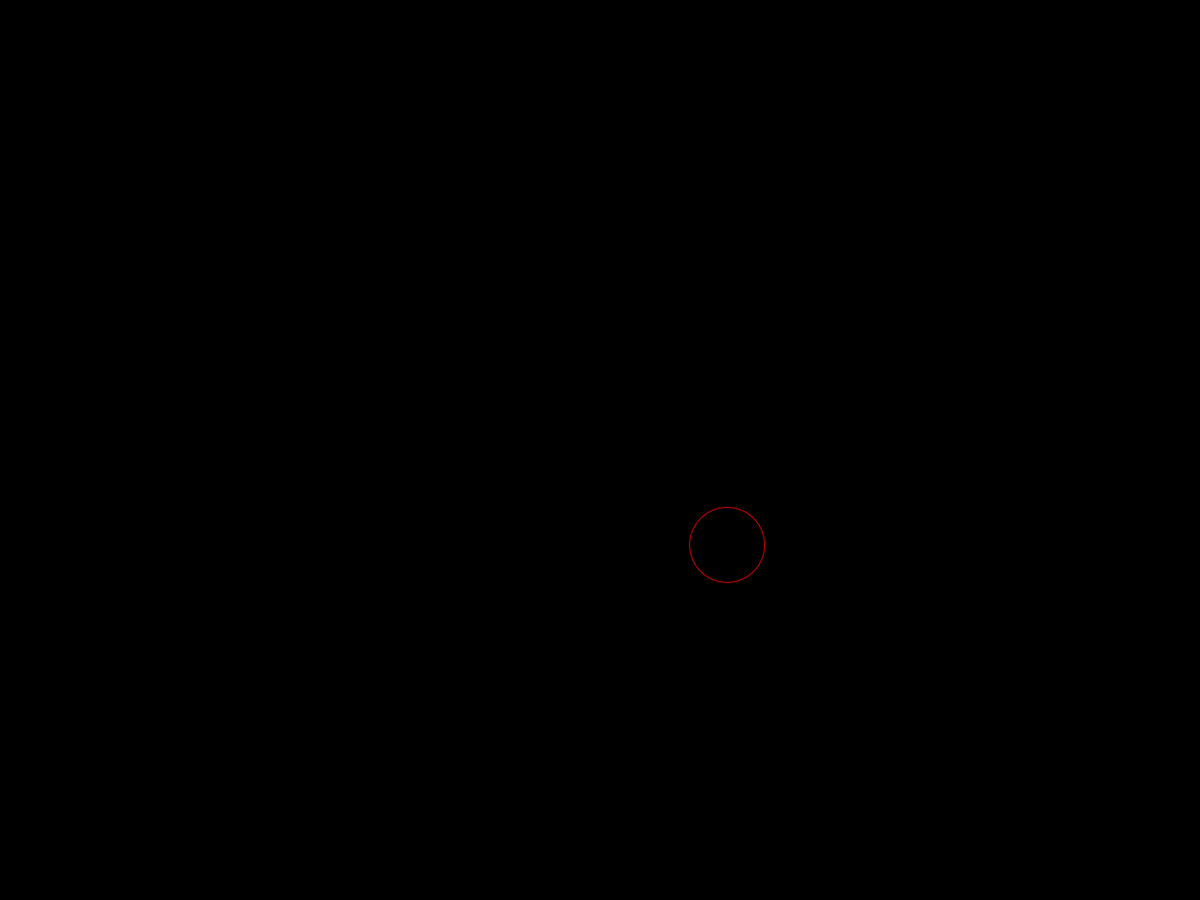
Frame 1 (no input)
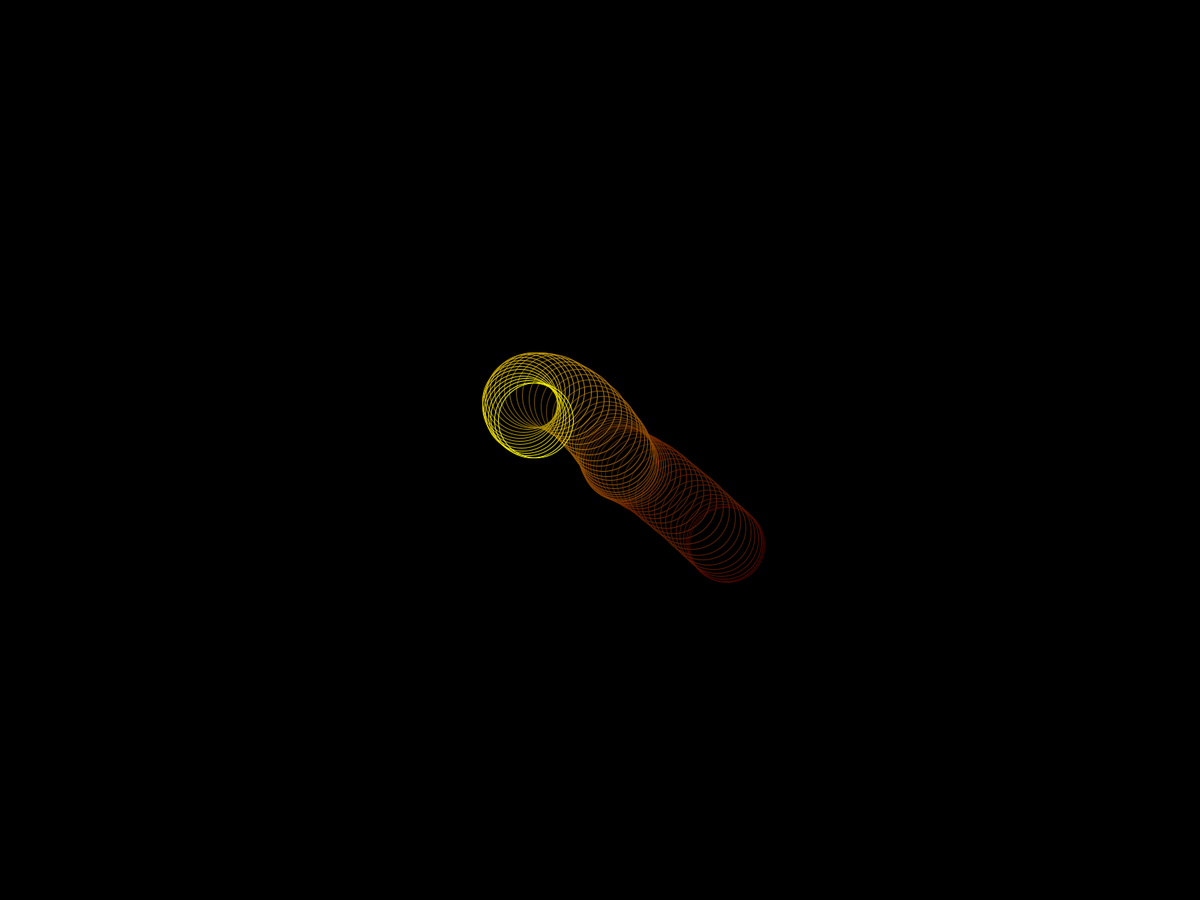
Frame 60 (the mouse pressed at the canvas centre just before this capture)
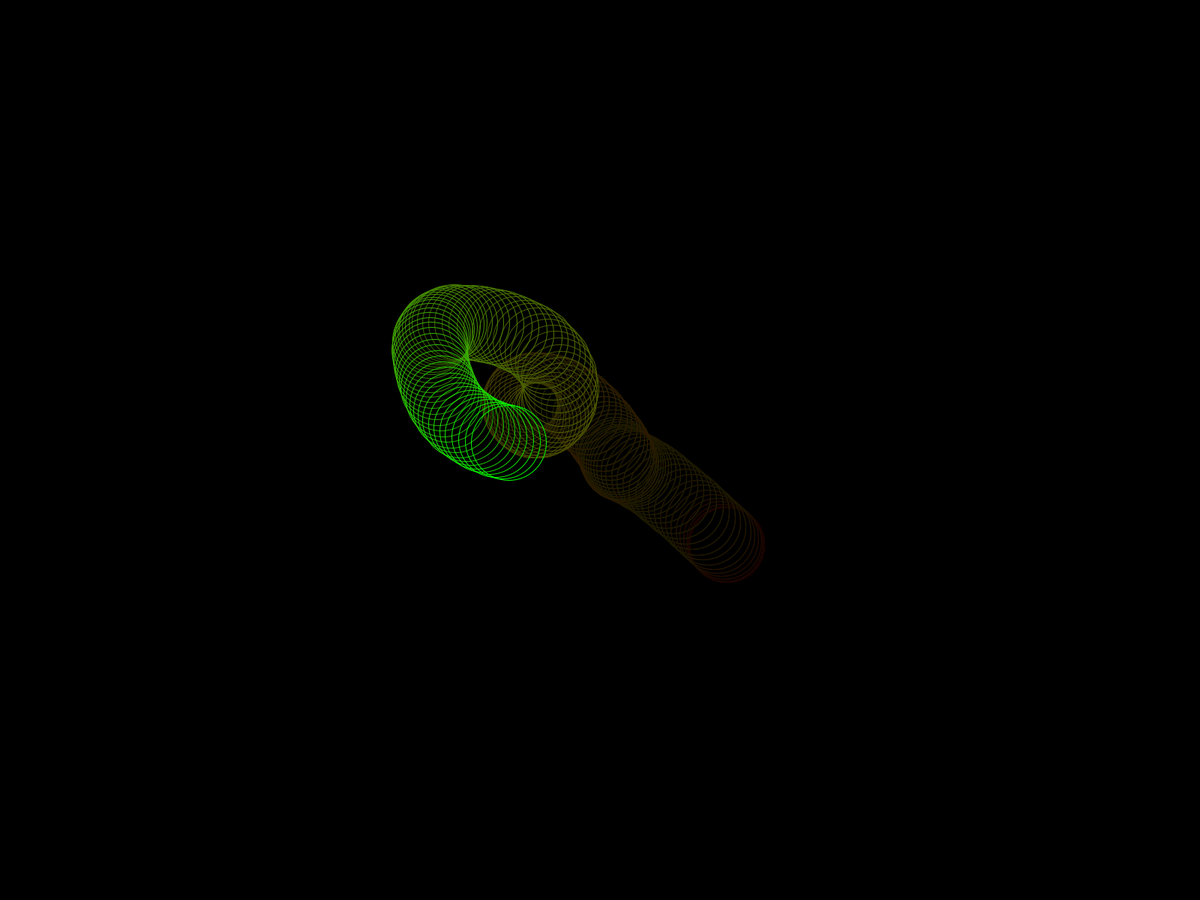
Frame 120 (the mouse held since frame 60 and released just before this capture)

The Processing sketch that drew these frames (run headless with seeded random() and noise(); from frame 60 on, the mouse is pressed at the canvas centre):

// Processing sketch: modernArtUsingCIrcles
// ── modernArtUsingCIrcles.pde
float x, y;
void setup(){
  fullScreen();background(0);noFill();
  colorMode(HSB, 360, 100, 100);
}

void draw(){
  fill(0, 5);
  rectMode(CENTER);noStroke();
  rect(width/2, height/2,width,height); 
  stroke((frameCount)%360, 100, 100);
  ellipse(noise(x+=0.007)*width, noise(y+=0.008)*height, 100, 100);
}
